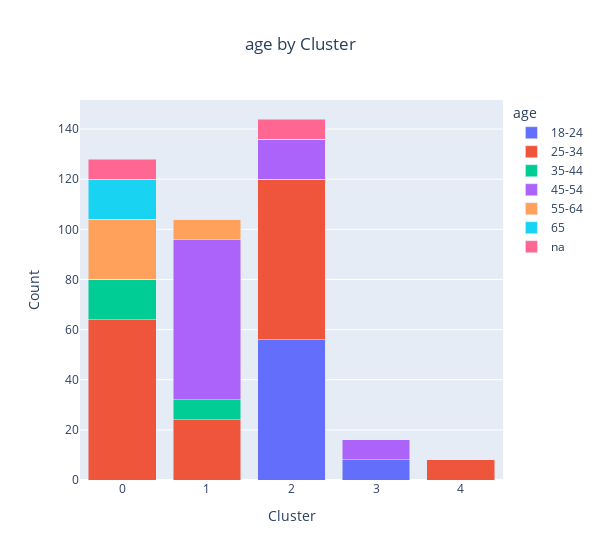
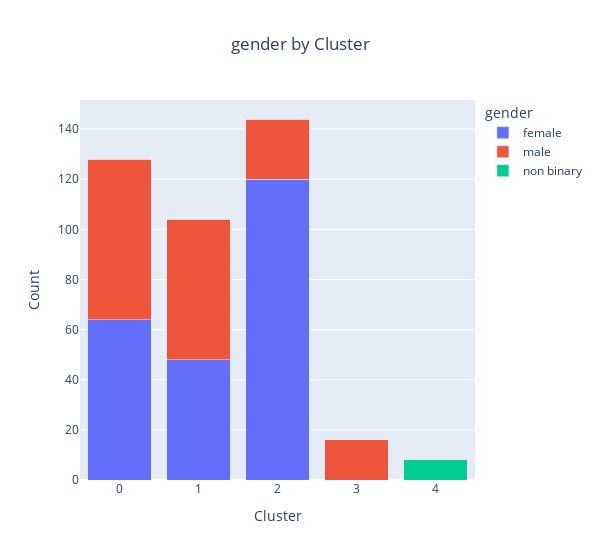
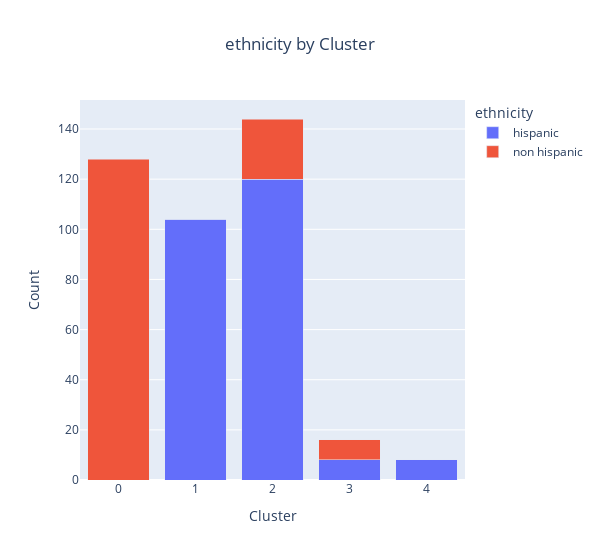
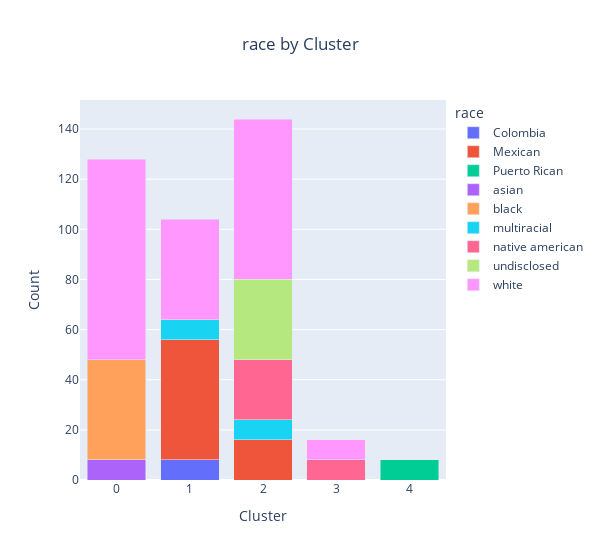

Here is the notebook cell these charts were saved with, in order:
### Code cell
# KMeans Analysis of the data

import plotly.express as px

# Define demographic traits
demographic_traits = ['age', 'gender', 'ethnicity', 'race', 'education', 'marital_status',
       'income', 'employment', 'language', 'disability', 'choice']

# Group the data by the 'Cluster' column
cluster_group = data.groupby('Cluster')

# Initialize an empty list to store Plotly figures
figures = []

# Loop through each demographic trait
for trait in demographic_traits:
    # Count the unique occurrences of each item within the trait, grouped by cluster
    unique_counts = cluster_group[trait].value_counts().unstack(fill_value=0)

    # Convert the DataFrame to a Plotly figure
    fig = px.bar(unique_counts, barmode='stack', labels={'variable': 'Cluster', 'value': 'Count'}, 
                 title=f'{trait} by Cluster')
     
    fig.update_layout(width=600)  # Adjust the width as needed
    # Append the figure to the list
    figures.append(fig)
    fig.update_layout(title_x=0.5)

# Display the Plotly figures
for fig in figures:
    fig.show()

### Figure 1 — Plotly figure (JSON) as saved in the notebook; plotly's stock layout.template omitted (floating-point values rounded to 4 significant figures)
{"data": [{"alignmentgroup": "True", "hovertemplate": "age=18-24<br>Cluster=%{x}<br>Count=%{y}<extra></extra>", "legendgroup": "18-24", "marker": {"color": "#636efa", "pattern": {"shape": ""}}, "name": "18-24", "offsetgroup": "18-24", "orientation": "v", "showlegend": true, "textposition": "auto", "type": "bar", "x": [0, 1, 2, 3, 4], "xaxis": "x", "y": [0, 0, 56, 8, 0], "yaxis": "y"}, {"alignmentgroup": "True", "hovertemplate": "age=25-34<br>Cluster=%{x}<br>Count=%{y}<extra></extra>", "legendgroup": "25-34", "marker": {"color": "#EF553B", "pattern": {"shape": ""}}, "name": "25-34", "offsetgroup": "25-34", "orientation": "v", "showlegend": true, "textposition": "auto", "type": "bar", "x": [0, 1, 2, 3, 4], "xaxis": "x", "y": [64, 24, 64, 0, 8], "yaxis": "y"}, {"alignmentgroup": "True", "hovertemplate": "age=35-44<br>Cluster=%{x}<br>Count=%{y}<extra></extra>", "legendgroup": "35-44", "marker": {"color": "#00cc96", "pattern": {"shape": ""}}, "name": "35-44", "offsetgroup": "35-44", "orientation": "v", "showlegend": true, "textposition": "auto", "type": "bar", "x": [0, 1, 2, 3, 4], "xaxis": "x", "y": [16, 8, 0, 0, 0], "yaxis": "y"}, {"alignmentgroup": "True", "hovertemplate": "age=45-54<br>Cluster=%{x}<br>Count=%{y}<extra></extra>", "legendgroup": "45-54", "marker": {"color": "#ab63fa", "pattern": {"shape": ""}}, "name": "45-54", "offsetgroup": "45-54", "orientation": "v", "showlegend": true, "textposition": "auto", "type": "bar", "x": [0, 1, 2, 3, 4], "xaxis": "x", "y": [0, 64, 16, 8, 0], "yaxis": "y"}, {"alignmentgroup": "True", "hovertemplate": "age=55-64<br>Cluster=%{x}<br>Count=%{y}<extra></extra>", "legendgroup": "55-64", "marker": {"color": "#FFA15A", "pattern": {"shape": ""}}, "name": "55-64", "offsetgroup": "55-64", "orientation": "v", "showlegend": true, "textposition": "auto", "type": "bar", "x": [0, 1, 2, 3, 4], "xaxis": "x", "y": [24, 8, 0, 0, 0], "yaxis": "y"}, {"alignmentgroup": "True", "hovertemplate": "age=65<br>Cluster=%{x}<br>Count=%{y}<extra></extra>", "legendgroup": "65", "marker": {"color": "#19d3f3", "pattern": {"shape": ""}}, "name": "65", "offsetgroup": "65", "orientation": "v", "showlegend": true, "textposition": "auto", "type": "bar", "x": [0, 1, 2, 3, 4], "xaxis": "x", "y": [16, 0, 0, 0, 0], "yaxis": "y"}, {"alignmentgroup": "True", "hovertemplate": "age=na<br>Cluster=%{x}<br>Count=%{y}<extra></extra>", "legendgroup": "na", "marker": {"color": "#FF6692", "pattern": {"shape": ""}}, "name": "na", "offsetgroup": "na", "orientation": "v", "showlegend": true, "textposition": "auto", "type": "bar", "x": [0, 1, 2, 3, 4], "xaxis": "x", "y": [8, 0, 8, 0, 0], "yaxis": "y"}], "layout": {"barmode": "stack", "legend": {"title": {"text": "age"}, "tracegroupgap": 0}, "title": {"text": "age by Cluster", "x": 0.5}, "width": 600, "xaxis": {"anchor": "y", "domain": [0, 1], "title": {"text": "Cluster"}}, "yaxis": {"anchor": "x", "domain": [0, 1], "title": {"text": "Count"}}}}

### Figure 2 — Plotly figure (JSON) as saved in the notebook; plotly's stock layout.template omitted (floating-point values rounded to 4 significant figures)
{"data": [{"alignmentgroup": "True", "hovertemplate": "gender=female<br>Cluster=%{x}<br>Count=%{y}<extra></extra>", "legendgroup": "female", "marker": {"color": "#636efa", "pattern": {"shape": ""}}, "name": "female", "offsetgroup": "female", "orientation": "v", "showlegend": true, "textposition": "auto", "type": "bar", "x": [0, 1, 2, 3, 4], "xaxis": "x", "y": [64, 48, 120, 0, 0], "yaxis": "y"}, {"alignmentgroup": "True", "hovertemplate": "gender=male<br>Cluster=%{x}<br>Count=%{y}<extra></extra>", "legendgroup": "male", "marker": {"color": "#EF553B", "pattern": {"shape": ""}}, "name": "male", "offsetgroup": "male", "orientation": "v", "showlegend": true, "textposition": "auto", "type": "bar", "x": [0, 1, 2, 3, 4], "xaxis": "x", "y": [64, 56, 24, 16, 0], "yaxis": "y"}, {"alignmentgroup": "True", "hovertemplate": "gender=non binary<br>Cluster=%{x}<br>Count=%{y}<extra></extra>", "legendgroup": "non binary", "marker": {"color": "#00cc96", "pattern": {"shape": ""}}, "name": "non binary", "offsetgroup": "non binary", "orientation": "v", "showlegend": true, "textposition": "auto", "type": "bar", "x": [0, 1, 2, 3, 4], "xaxis": "x", "y": [0, 0, 0, 0, 8], "yaxis": "y"}], "layout": {"barmode": "stack", "legend": {"title": {"text": "gender"}, "tracegroupgap": 0}, "title": {"text": "gender by Cluster", "x": 0.5}, "width": 600, "xaxis": {"anchor": "y", "domain": [0, 1], "title": {"text": "Cluster"}}, "yaxis": {"anchor": "x", "domain": [0, 1], "title": {"text": "Count"}}}}

### Figure 3 — Plotly figure (JSON) as saved in the notebook; plotly's stock layout.template omitted (floating-point values rounded to 4 significant figures)
{"data": [{"alignmentgroup": "True", "hovertemplate": "ethnicity=hispanic<br>Cluster=%{x}<br>Count=%{y}<extra></extra>", "legendgroup": "hispanic", "marker": {"color": "#636efa", "pattern": {"shape": ""}}, "name": "hispanic", "offsetgroup": "hispanic", "orientation": "v", "showlegend": true, "textposition": "auto", "type": "bar", "x": [0, 1, 2, 3, 4], "xaxis": "x", "y": [0, 104, 120, 8, 8], "yaxis": "y"}, {"alignmentgroup": "True", "hovertemplate": "ethnicity=non hispanic<br>Cluster=%{x}<br>Count=%{y}<extra></extra>", "legendgroup": "non hispanic", "marker": {"color": "#EF553B", "pattern": {"shape": ""}}, "name": "non hispanic", "offsetgroup": "non hispanic", "orientation": "v", "showlegend": true, "textposition": "auto", "type": "bar", "x": [0, 1, 2, 3, 4], "xaxis": "x", "y": [128, 0, 24, 8, 0], "yaxis": "y"}], "layout": {"barmode": "stack", "legend": {"title": {"text": "ethnicity"}, "tracegroupgap": 0}, "title": {"text": "ethnicity by Cluster", "x": 0.5}, "width": 600, "xaxis": {"anchor": "y", "domain": [0, 1], "title": {"text": "Cluster"}}, "yaxis": {"anchor": "x", "domain": [0, 1], "title": {"text": "Count"}}}}

### Figure 4 — Plotly figure (JSON) as saved in the notebook; plotly's stock layout.template omitted (floating-point values rounded to 4 significant figures)
{"data": [{"alignmentgroup": "True", "hovertemplate": "race=Colombia<br>Cluster=%{x}<br>Count=%{y}<extra></extra>", "legendgroup": "Colombia", "marker": {"color": "#636efa", "pattern": {"shape": ""}}, "name": "Colombia", "offsetgroup": "Colombia", "orientation": "v", "showlegend": true, "textposition": "auto", "type": "bar", "x": [0, 1, 2, 3, 4], "xaxis": "x", "y": [0, 8, 0, 0, 0], "yaxis": "y"}, {"alignmentgroup": "True", "hovertemplate": "race=Mexican<br>Cluster=%{x}<br>Count=%{y}<extra></extra>", "legendgroup": "Mexican", "marker": {"color": "#EF553B", "pattern": {"shape": ""}}, "name": "Mexican", "offsetgroup": "Mexican", "orientation": "v", "showlegend": true, "textposition": "auto", "type": "bar", "x": [0, 1, 2, 3, 4], "xaxis": "x", "y": [0, 48, 16, 0, 0], "yaxis": "y"}, {"alignmentgroup": "True", "hovertemplate": "race=Puerto Rican <br>Cluster=%{x}<br>Count=%{y}<extra></extra>", "legendgroup": "Puerto Rican ", "marker": {"color": "#00cc96", "pattern": {"shape": ""}}, "name": "Puerto Rican ", "offsetgroup": "Puerto Rican ", "orientation": "v", "showlegend": true, "textposition": "auto", "type": "bar", "x": [0, 1, 2, 3, 4], "xaxis": "x", "y": [0, 0, 0, 0, 8], "yaxis": "y"}, {"alignmentgroup": "True", "hovertemplate": "race=asian<br>Cluster=%{x}<br>Count=%{y}<extra></extra>", "legendgroup": "asian", "marker": {"color": "#ab63fa", "pattern": {"shape": ""}}, "name": "asian", "offsetgroup": "asian", "orientation": "v", "showlegend": true, "textposition": "auto", "type": "bar", "x": [0, 1, 2, 3, 4], "xaxis": "x", "y": [8, 0, 0, 0, 0], "yaxis": "y"}, {"alignmentgroup": "True", "hovertemplate": "race=black<br>Cluster=%{x}<br>Count=%{y}<extra></extra>", "legendgroup": "black", "marker": {"color": "#FFA15A", "pattern": {"shape": ""}}, "name": "black", "offsetgroup": "black", "orientation": "v", "showlegend": true, "textposition": "auto", "type": "bar", "x": [0, 1, 2, 3, 4], "xaxis": "x", "y": [40, 0, 0, 0, 0], "yaxis": "y"}, {"alignmentgroup": "True", "hovertemplate": "race=multiracial<br>Cluster=%{x}<br>Count=%{y}<extra></extra>", "legendgroup": "multiracial", "marker": {"color": "#19d3f3", "pattern": {"shape": ""}}, "name": "multiracial", "offsetgroup": "multiracial", "orientation": "v", "showlegend": true, "textposition": "auto", "type": "bar", "x": [0, 1, 2, 3, 4], "xaxis": "x", "y": [0, 8, 8, 0, 0], "yaxis": "y"}, {"alignmentgroup": "True", "hovertemplate": "race=native american<br>Cluster=%{x}<br>Count=%{y}<extra></extra>", "legendgroup": "native american", "marker": {"color": "#FF6692", "pattern": {"shape": ""}}, "name": "native american", "offsetgroup": "native american", "orientation": "v", "showlegend": true, "textposition": "auto", "type": "bar", "x": [0, 1, 2, 3, 4], "xaxis": "x", "y": [0, 0, 24, 8, 0], "yaxis": "y"}, {"alignmentgroup": "True", "hovertemplate": "race=undisclosed<br>Cluster=%{x}<br>Count=%{y}<extra></extra>", "legendgroup": "undisclosed", "marker": {"color": "#B6E880", "pattern": {"shape": ""}}, "name": "undisclosed", "offsetgroup": "undisclosed", "orientation": "v", "showlegend": true, "textposition": "auto", "type": "bar", "x": [0, 1, 2, 3, 4], "xaxis": "x", "y": [0, 0, 32, 0, 0], "yaxis": "y"}, {"alignmentgroup": "True", "hovertemplate": "race=white<br>Cluster=%{x}<br>Count=%{y}<extra></extra>", "legendgroup": "white", "marker": {"color": "#FF97FF", "pattern": {"shape": ""}}, "name": "white", "offsetgroup": "white", "orientation": "v", "showlegend": true, "textposition": "auto", "type": "bar", "x": [0, 1, 2, 3, 4], "xaxis": "x", "y": [80, 40, 64, 8, 0], "yaxis": "y"}], "layout": {"barmode": "stack", "legend": {"title": {"text": "race"}, "tracegroupgap": 0}, "title": {"text": "race by Cluster", "x": 0.5}, "width": 600, "xaxis": {"anchor": "y", "domain": [0, 1], "title": {"text": "Cluster"}}, "yaxis": {"anchor": "x", "domain": [0, 1], "title": {"text": "Count"}}}}
